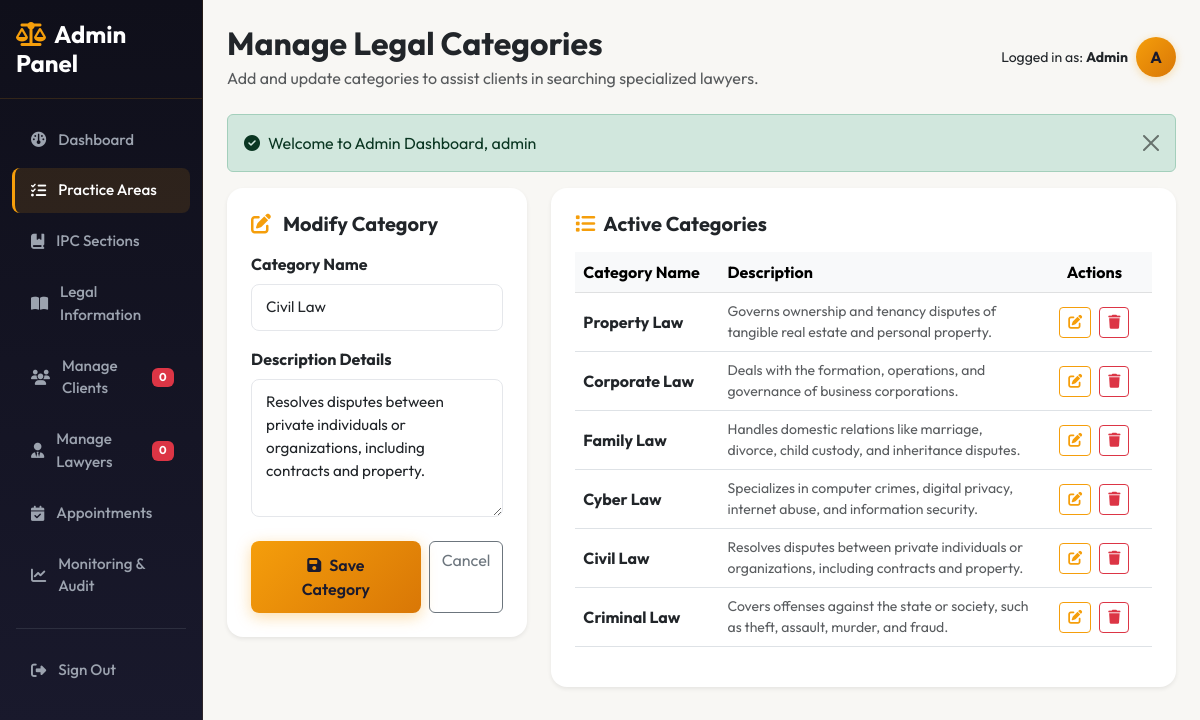
/admin/categories.php?action=edit&id=2 (signed in), run on the app's committed database.
### tables this page shows
CREATE TABLE IF NOT EXISTS categories (
    category_id INT AUTO_INCREMENT PRIMARY KEY,
    category_name VARCHAR(100) NOT NULL UNIQUE,
    description TEXT NOT NULL
);

### admin/categories.php (the view, shortened to what this page needs)
<?php
require_once __DIR__ . '/../config/db.php';
$edit_mode = false;
$edit_name = "";
$edit_desc = "";
if (isset($_GET['action']) && $_GET['action'] === 'edit' && isset($_GET['id'])) {
    $edit_mode = true;
    $edit_id = (int)$_GET['id'];
    $stmt = $conn->prepare("SELECT * FROM categories WHERE category_id = ?");
    $stmt->execute([$edit_id]);
    $cat = $stmt->fetch();
    if ($cat) {
        $edit_name = $cat['category_name'];
        $edit_desc = $cat['description'];
    } else {
        $edit_mode = false;
    }
}
$categories = [];
try {
    $categories = $conn->query("SELECT * FROM categories ORDER BY category_id DESC")->fetchAll();
    $pending_users = $conn->query("SELECT COUNT(*) FROM users WHERE status = 'Pending'")->fetchColumn();
    $pending_lawyers = $conn->query("SELECT COUNT(*) FROM lawyers WHERE status = 'Pending'")->fetchColumn();
} catch (PDOException $e) {
    $error_msg = "Error loading list: " . $e->getMessage();
}
?>
<!DOCTYPE html>
<html lang="en">
<head>
    <link href="https://cdn.jsdelivr.net/npm/bootstrap@5.3.0/dist/css/bootstrap.min.css" rel="stylesheet">
    <link href="https://cdnjs.cloudflare.com/ajax/libs/font-awesome/6.4.0/css/all.min.css" rel="stylesheet">
    <link href="/legalconnect/assets/css/style.css?v=3" rel="stylesheet">
</head>
<body>
<div class="dashboard-container">
    <aside class="sidebar">
        <div class="sidebar-header">
            <h4 class="text-white fw-bold mb-0"><i class="fa-solid fa-scale-balanced text-warning me-2"></i>Admin Panel</h4>
        </div>
        <nav class="nav flex-column py-3">
            <a class="nav-link" href="/legalconnect/admin/dashboard.php"><i class="fa-solid fa-gauge"></i> Dashboard</a>
            <a class="nav-link active" href="/legalconnect/admin/categories.php"><i class="fa-solid fa-list-check"></i> Practice Areas</a>
            <a class="nav-link" href="/legalconnect/admin/ipc.php"><i class="fa-solid fa-book-bookmark"></i> IPC Sections</a>
            <a class="nav-link" href="/legalconnect/admin/legal_information.php"><i class="fa-solid fa-book-open"></i> Legal Information</a>
            <a class="nav-link" href="/legalconnect/admin/users.php"><i class="fa-solid fa-users"></i> Manage Clients <span class="badge bg-danger ms-auto"><?php echo $pending_users; ?></span></a>
            <a class="nav-link" href="/legalconnect/admin/lawyers.php"><i class="fa-solid fa-user-tie"></i> Manage Lawyers <span class="badge bg-danger ms-auto"><?php echo $pending_lawyers; ?></span></a>
            <a class="nav-link" href="/legalconnect/admin/appointments.php"><i class="fa-solid fa-calendar-check"></i> Appointments</a>
            <a class="nav-link" href="/legalconnect/admin/monitoring.php"><i class="fa-solid fa-chart-line"></i> Monitoring &amp; Audit</a>
            <hr class="border-secondary mx-3">
            <a class="nav-link text-danger" href="/legalconnect/logout.php"><i class="fa-solid fa-right-from-bracket"></i> Sign Out</a>
        </nav>
    </aside>
    <main class="main-content">
        <header class="d-flex justify-content-between align-items-center mb-4">
            <div>
                <h2 class="fw-bold text-dark mb-1">Manage Legal Categories</h2>
                <p class="text-muted mb-0">Add and update categories to assist clients in searching specialized lawyers.</p>
            </div>
            <div class="d-flex align-items-center gap-2">
                <span class="text-dark small">Logged in as: <strong>Admin</strong></span>
                <div class="avatar-circle">A</div>
            </div>
        </header>
        <?php if (isset($_SESSION['success'])): ?>
            <div class="alert alert-success alert-dismissible fade show" role="alert">
                <i class="fa-solid fa-circle-check me-2"></i><?php echo $_SESSION['success']; unset($_SESSION['success']); ?>
                <button type="button" class="btn-close" data-bs-dismiss="close" aria-label="Close"></button>
            </div>
        <?php endif; ?>
        <div class="row g-4">
            <div class="col-lg-4">
                <div class="card border-0 shadow-sm p-4 rounded-4 bg-white">
                    <h5 class="fw-bold text-dark mb-3">
                        <i class="fa-solid <?php echo $edit_mode ? 'fa-pen-to-square text-warning' : 'fa-circle-plus text-success'; ?> me-2"></i>
                        <?php echo $edit_mode ? "Modify Category" : "Add Practice Area"; ?>
                    </h5>
                    <form method="POST" action="">
                        <div class="mb-3">
                            <label for="category_name" class="form-label fw-bold">Category Name</label>
                            <input type="text" class="form-control" id="category_name" name="category_name" required placeholder="e.g. Cyber Law" value="<?php echo htmlspecialchars($edit_name); ?>">
                        </div>
                        <div class="mb-4">
                            <label for="description" class="form-label fw-bold">Description Details</label>
                            <textarea class="form-control" id="description" name="description" rows="5" required placeholder="Details about what cases fall under this practice area..."><?php echo htmlspecialchars($edit_desc); ?></textarea>
                        </div>
                        <div class="d-flex gap-2">
                            <button type="submit" class="btn btn-gold flex-grow-1" name="save_category">
                                <i class="fa-solid fa-save me-2"></i>Save Category
                            </button>
                            <?php if ($edit_mode): ?>
                                <a href="/legalconnect/admin/categories.php" class="btn btn-outline-secondary">Cancel</a>
                            <?php endif; ?>
                        </div>
                    </form>
                </div>
            </div>
            <div class="col-lg-8">
                <div class="card border-0 shadow-sm p-4 rounded-4 bg-white">
                    <h5 class="fw-bold text-dark mb-3"><i class="fa-solid fa-list text-warning me-2"></i>Active Categories</h5>
                    <div class="table-responsive">
                        <table class="table table-hover align-middle">
                            <thead class="table-light">
                                <tr>
                                    <th style="width: 25%">Category Name</th>
                                    <th style="width: 55%">Description</th>
                                    <th style="width: 20%" class="text-center">Actions</th>
                                </tr>
                            </thead>
                            <tbody>
                                <?php if (!empty($categories)): ?>
                                    <?php foreach ($categories as $cat): ?>
                                        <tr>
                                            <td class="fw-bold text-dark"><?php echo htmlspecialchars($cat['category_name']); ?></td>
                                            <td class="text-muted small"><?php echo nl2br(htmlspecialchars($cat['description'])); ?></td>
                                            <td class="text-center">
                                                <div class="d-flex gap-2 justify-content-center">
                                                    <a href="/legalconnect/admin/categories.php?action=edit&id=<?php echo $cat['category_id']; ?>" class="btn btn-sm btn-outline-warning" title="Edit">
                                                        <i class="fa-solid fa-pen-to-square"></i>
                                                    </a>
                                                    <a href="/legalconnect/admin/categories.php?action=delete&id=<?php echo $cat['category_id']; ?>" class="btn btn-sm btn-outline-danger" title="Delete" onclick="return confirm('Are you sure you want to delete this category? All lawyers specialized in this category will remain, but the category listing will be deleted.');">
                                                        <i class="fa-solid fa-trash"></i>
                                                    </a>
                                                </div>
                                            </td>
                                        </tr>
                                    <?php endforeach; ?>
                                <?php else: ?>
                                    <tr>
                                        <td colspan="3" class="text-center text-muted py-3">No categories added yet. Create one on the left.</td>
                                    </tr>
                                <?php endif; ?>
                            </tbody>
                        </table>
                    </div>
                </div>
            </div>
        </div>
    </main>
</div>
</body>
</html>

### assets/css/style.css (style rules this page uses)
:root { --primary-dark: #0f0f1a; --secondary-dark: #1a1a2e; --accent-gold: #f59e0b; --accent-gold-hover: #d97706; --text-light: #fafafa; --text-muted: #9ca3af; --bg-light: #f8f7f4; --card-shadow: 0 4px 24px rgba(0, 0, 0, 0.08), 0 1px 4px rgba(0, 0, 0, 0.04); --transition: all 0.25s cubic-bezier(0.4, 0, 0.2, 1); }
body { font-family: 'Outfit', sans-serif; background-color: var(--bg-light); color: #1a1a2e; overflow-x: hidden; }
.nav-link { font-weight: 500; color: #4b5563 !important; transition: var(--transition); }
.nav-link:hover, .nav-link.active { color: var(--accent-gold) !important; }
.btn-gold { background: linear-gradient(135deg, #f59e0b 0%, #d97706 100%); color: #1a1a2e; font-weight: 600; padding: 12px 28px; border-radius: 8px; border: none; transition: var(--transition); box-shadow: 0 4px 15px rgba(245, 158, 11, 0.35); }
.dashboard-container { display: flex; min-height: 100vh; }
.sidebar { width: 260px; background: linear-gradient(180deg, #0f0f1a 0%, #1a1a2e 100%); border-right: 1px solid rgba(245, 158, 11, 0.1); color: #ffffff; transition: var(--transition); z-index: 1000; }
.sidebar .nav-link { color: #9ca3af !important; padding: 11px 16px; border-radius: 8px; margin: 3px 12px; display: flex; align-items: center; gap: 12px; font-size: 0.95rem; font-weight: 500; border-left: 3px solid transparent; transition: var(--transition); }
.sidebar .nav-link:hover, .sidebar .nav-link.active { color: #ffffff !important; background-color: rgba(245, 158, 11, 0.12); border-left-color: var(--accent-gold); }
.sidebar-header { padding: 20px 16px; border-bottom: 1px solid rgba(245, 158, 11, 0.15); }
.sidebar-header h4 { color: #ffffff !important; }
.main-content { flex-grow: 1; background-color: #f8f7f4; padding: 24px; }
.form-control, .form-select { padding: 11px 14px; border-radius: 8px; border: 1.5px solid #e5e7eb; background-color: #ffffff; font-size: 0.95rem; transition: var(--transition); }
.avatar-circle { width: 40px; height: 40px; border-radius: 50%; background: linear-gradient(135deg, var(--accent-gold), var(--accent-gold-hover)); color: #1a1a2e; display: flex; align-items: center; justify-content: center; font-weight: 700; font-size: 1rem; text-transform: uppercase; box-shadow: 0 2px 8px rgba(245, 158, 11, 0.3); }
.text-warning { color: var(--accent-gold) !important; }
.btn-outline-warning { color: var(--accent-gold) !important; border-color: var(--accent-gold) !important; background-color: transparent !important; font-weight: 600 !important; transition: var(--transition) !important; }

### data on the page
categories: category_name "Civil Law", description "Resolves disputes between private individuals or organizations, including contracts and property."
categories: category_name "Property Law", description "Governs ownership and tenancy disputes of tangible real estate and personal property."
categories: category_name "Corporate Law", description "Deals with the formation, operations, and governance of business corporations."
categories: category_name "Family Law", description "Handles domestic relations like marriage, divorce, child custody, and inheritance disputes."
categories: category_name "Cyber Law", description "Specializes in computer crimes, digital privacy, internet abuse, and information security."
categories: category_name "Criminal Law", description "Covers offenses against the state or society, such as theft, assault, murder, and fraud."

### other printed values
$pending_users "0"
$pending_lawyers "0"
$_SESSION['success'] "Welcome to Admin Dashboard, admin"
